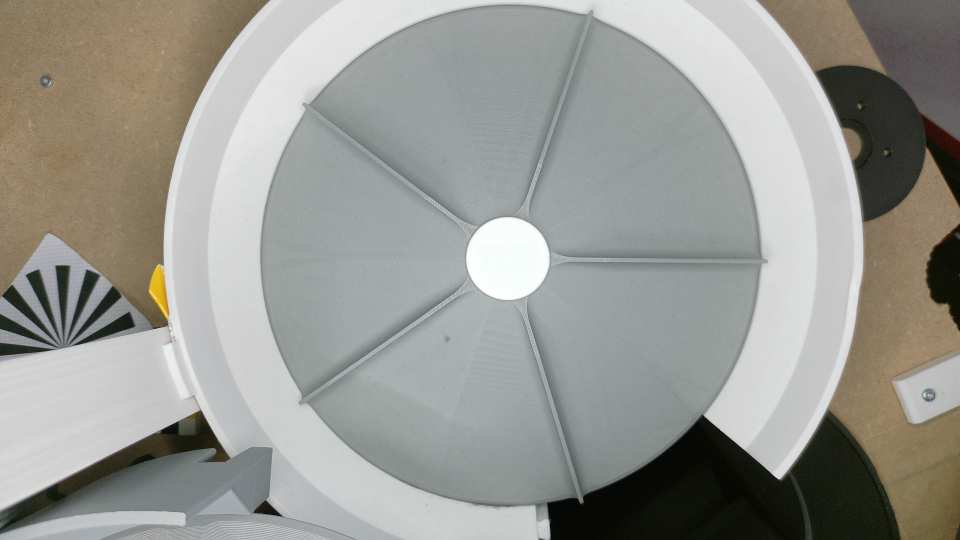
#> input picture software/sorter/backend/tests/fixtures/c4_wall_phase/empty_rotor.jpg, 960 x 540 px
$ python -i crop_quality.py   (imports and definitions only)   (older library calls are emulated)
#> lines starting #> are read from the running program, lines starting #| are printed output that depends on the picture; after the words box and inside, x2 and y2 are one past the last pixel; in counts of white or black regions, pixels touching at a corner belong together
#> further down, picture is the input picture: shape (540, 960, 3); mean B, G, R 147.4, 152.8, 152.1
from dataclasses import dataclass
from typing import Optional

import cv2
import numpy as np

# Validated against Spencer's hand-labeled crop-quality dataset from Hive
# (2026-07-22, 172 labels across 4 machines; see agent notes
# projects/hive/image-quality-selection-research-2026-07-22.md). Raw whole-crop
# Laplacian variance separates starred from motion-blurred crops at AUC 0.63
# pooled across machines — the crop's BACKGROUND (sharp chute edge, dark seam)
# dominates the score, and machines sit in disjoint absolute ranges. The two
# metrics here fix that: Laplacian variance measured only inside a piece mask
# and normalized by the piece's own contrast (AUC 0.82), and FFT high-frequency
# energy at a fixed resample size, which removes the resolution dependence.
# Rank-combining the two ordered the starred frame above the blurred frame of
# the same burst in 38/39 labeled pairs. Selection is strictly relative WITHIN
# a burst — every frame shares the piece, lighting, and exposure — so nothing
# here is an absolute threshold that would need re-tuning per machine.

FFT_RESAMPLE_SIZE = 128
FFT_HF_RADIUS = 20
# BGR distance from the estimated background colors beyond which a pixel counts
# as piece. Background is estimated from the crop's border pixels (2-means), so
# this only needs to separate piece from backdrop, not be photometrically exact.
BACKGROUND_COLOR_DIST = 40.0
# Relative-to-best-in-burst acceptance margins for extra frames beyond the best
# one. At (0.93, 0.65) on the labeled dataset: 8/43 blurred frames pass (mostly
# in bursts where EVERY frame is blurred and something must ship), 8/71 starred
# frames are dropped in favor of an equally-sharp sibling.
FFT_RELATIVE_MARGIN = 0.93
PIECE_SHARPNESS_RELATIVE_MARGIN = 0.65
# Containment: the same piece should mask to roughly the same area in every
# frame of its burst; a frame where the piece is partially out of the crop
# shows a large drop vs the burst MEDIAN (not max — motion blur inflates the
# mask, so the max can itself be a blurred frame). Labeled not_contained frames
# sat at 0.0-0.82 of burst median, starred frames at 0.77-1.0+.
CONTAINMENT_AREA_RATIO = 0.70
# Below this fraction of the crop there is effectively no piece in the frame.
MIN_MASK_FRAC = 0.02
# Crops larger than this (longest side) are downsampled before scoring. Bounds
# the per-crop cost on the state-machine thread (~2 ms at typical crop sizes on
# the dev Mac, ~10 ms unbounded at 400 px); within a burst every frame gets the
# same treatment, so the relative comparisons are unaffected.
MAX_ANALYSIS_SIZE = 320


@dataclass
class CropQuality:
    # High-frequency FFT energy ratio at a fixed resample size. Higher = sharper.
    fft_hf_ratio: float
    # Contrast-normalized Laplacian variance inside the piece mask. Higher = sharper.
    lap_var_piece_norm: float
    mask_area_px: int
    mask_frac: float
    # Raw whole-crop Laplacian variance, kept for logging continuity with the
    # stored `sharpness` values.
    lap_var: float


def _twoMeansBorderColors(bgr: np.ndarray) -> Optional[np.ndarray]:
    # Deterministic 2-means over the crop's border pixels: centers init from the
    # darkest and brightest border pixel, fixed Lloyd iterations. cv2.kmeans
    # would randomize its init, making scores non-reproducible run to run.
    border = np.concatenate(
        [bgr[0, :], bgr[-1, :], bgr[:, 0], bgr[:, -1]], axis=0
    ).astype(np.float32)
    if len(border) < 2:
        return None
    luma = border.sum(axis=1)
    centers = np.stack([border[int(luma.argmin())], border[int(luma.argmax())]])
    for _ in range(8):
        d = np.linalg.norm(border[:, None, :] - centers[None, :, :], axis=2)
        assign = d.argmin(axis=1)
        moved = 0.0
        for k in range(2):
            sel = border[assign == k]
            if len(sel):
                new_c = sel.mean(axis=0)
                moved = max(moved, float(np.linalg.norm(new_c - centers[k])))
                centers[k] = new_c
        if moved < 0.5:
            break
    return centers


def pieceMask(bgr: np.ndarray) -> Optional[np.ndarray]:
    centers = _twoMeansBorderColors(bgr)
    if centers is None:
        return None
    px = bgr.reshape(-1, 3).astype(np.float32)
    d = np.linalg.norm(px[:, None, :] - centers[None, :, :], axis=2).min(axis=1)
    mask = (d > BACKGROUND_COLOR_DIST).reshape(bgr.shape[:2]).astype(np.uint8)
    mask = cv2.morphologyEx(mask, cv2.MORPH_OPEN, np.ones((3, 3), np.uint8))
    mask = cv2.morphologyEx(mask, cv2.MORPH_CLOSE, np.ones((5, 5), np.uint8))
    return mask


def scoreCrop(bgr: np.ndarray) -> CropQuality:
    longest = max(bgr.shape[0], bgr.shape[1])
#> longest = 960
    if longest > MAX_ANALYSIS_SIZE:
        scale = MAX_ANALYSIS_SIZE / float(longest)
#> scale = 0.333
        bgr = cv2.resize(
            bgr,
            (max(1, round(bgr.shape[1] * scale)), max(1, round(bgr.shape[0] * scale))),
            interpolation=cv2.INTER_AREA,
        )
    gray = cv2.cvtColor(bgr, cv2.COLOR_BGR2GRAY).astype(np.float32)
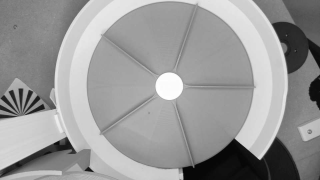
#> gray: shape (180, 320) float32; min 5, max 254, mean 152
    lap = cv2.Laplacian(gray, cv2.CV_32F)
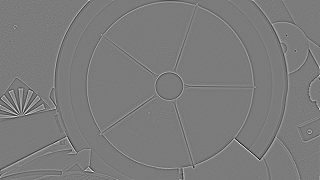
#> lap: shape (180, 320) float32; min -263, max 278, mean 0; drawn with min black and max white
    lap_var = float(lap.var())
#> lap_var = 494.6

    rs = cv2.resize(
        gray, (FFT_RESAMPLE_SIZE, FFT_RESAMPLE_SIZE), interpolation=cv2.INTER_AREA
    )
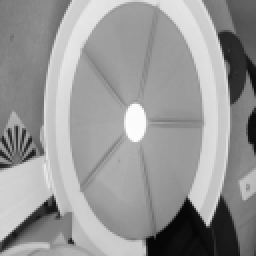
#> rs: shape (128, 128) float32 (shown 2 times larger); min 6.4, max 254, mean 152
    rs = rs - rs.mean()
    f = np.abs(np.fft.fftshift(np.fft.fft2(rs)))
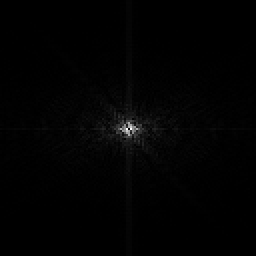
#> f: shape (128, 128) float64 (shown 2 times larger); min 0.214, max 197194.7, mean 2035.4; drawn with min black and max white
    half = FFT_RESAMPLE_SIZE // 2
    yy, xx = np.mgrid[-half:half, -half:half]
    r = np.sqrt(xx**2 + yy**2)
    fft_hf_ratio = float(f[r > FFT_HF_RADIUS].sum() / (f.sum() + 1e-6))
#> fft_hf_ratio = 0.517

    mask = pieceMask(bgr)
#> in _twoMeansBorderColors, `border = np.concatenate( [bgr[0, :], bgr[-1, :], bgr[:, 0], bgr[:, -1]..`: border = 1000 rows, first 8: [89, 115, 129], [91, 117, 131], [93, 119, 133], [101, 127, 141], [98, 124, 138], [98, 124, 138], [96, 122, 136], [93, 119, 133]
#> in _twoMeansBorderColors, `luma = border.sum(axis=1)`: luma = 1000 values, max 690 at index 115, min 15 at index 517, mean 388.7
#> in _twoMeansBorderColors, `centers = np.stack([border[int(luma.argmin())], border[int(luma.argmax..`: centers = [[2, 7, 6], [230, 230, 230]]
#> after the loop in _twoMeansBorderColors, `for _ in range(8):`: centers = [[48.65, 62.01, 67.05], [169.9, 177.3, 180.4]]
#> in pieceMask, `mask = (d > BACKGROUND_COLOR_DIST).reshape(bgr.shape[:2]).astype(np.ui..`:
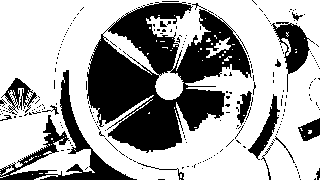
#> mask: shape (180, 320); values 0 (black) and 1 (white), 65.9% white; 224 black regions (206 under 20 px), largest, box (x1, y1, x2, y2) and area: (87, 2, 252, 153) 13137, (0, 70, 137, 180) 2820, (271, 22, 315, 92) 1036
#> in pieceMask, `mask = cv2.morphologyEx(mask, cv2.MORPH_OPEN, np.ones((3, 3), np.uint8))`:
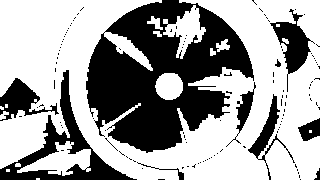
#> mask: shape (180, 320); values 0 (black) and 1 (white), 62.5% white; 121 black regions (111 under 20 px), largest, box (x1, y1, x2, y2) and area: (86, 0, 254, 153) 14396, (0, 70, 137, 180) 3104, (270, 9, 315, 92) 1192
#> in pieceMask, `mask = cv2.morphologyEx(mask, cv2.MORPH_CLOSE, np.ones((5, 5), np.uint..`:
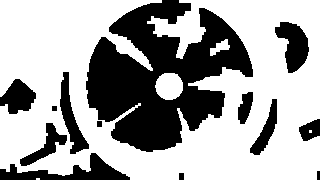
#> mask: shape (180, 320); values 0 (black) and 1 (white), 65.2% white; 13 black regions, largest, box (x1, y1, x2, y2) and area: (86, 0, 253, 152) 13988, (0, 153, 130, 180) 1396, (275, 22, 309, 73) 1030
    mask_area = int(mask.sum()) if mask is not None else 0
#> mask_area = 37564
    mask_frac = float(mask_area) / float(max(1, gray.size))
#> mask_frac = 0.652
    if mask is not None and mask_area > 50:
        m = mask.astype(bool)
        piece_contrast = float(gray[m].std()) + 1e-6
#> piece_contrast = 60.93
        lap_var_piece_norm = float(lap[m].var()) / (piece_contrast**2)
#> lap_var_piece_norm = 0.125
    else:
        # No usable mask (empty frame, or piece indistinguishable from the
        # backdrop): fall back to whole-crop contrast normalization so the
        # value still ranks sensibly instead of going to zero.
        contrast = float(gray.std()) + 1e-6
        lap_var_piece_norm = lap_var / (contrast**2)

    return CropQuality(
        fft_hf_ratio=fft_hf_ratio,
        lap_var_piece_norm=lap_var_piece_norm,
        mask_area_px=mask_area,
        mask_frac=mask_frac,
        lap_var=lap_var,
    )


# [48 lines left out: functions _combinedRankOrder, selectBurstIndices, not called in this run]


def bestIndex(qualities: list[CropQuality]) -> Optional[int]:
    selected = selectBurstIndices(qualities, 1)
    return selected[0] if selected else None

>>> import cv2
>>> picture = cv2.imread('../../tests/fixtures/c4_wall_phase/empty_rotor.jpg')
>>> result = scoreCrop(picture)
